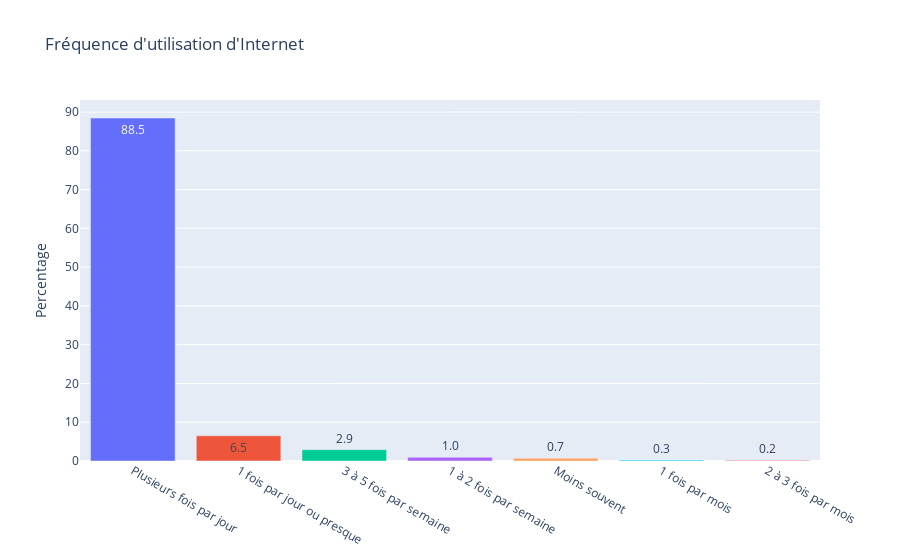
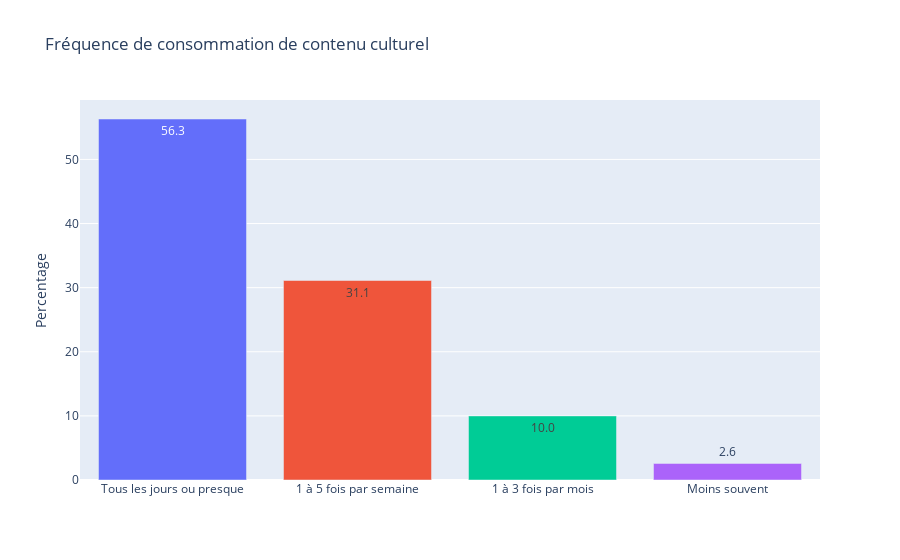

The notebook cell saved with these charts, in order:
### Code cell
# ============================================================
# 2️⃣ Fréquence d’usage d’Internet
# ============================================================

internet_freq = df["frequence_internet"].value_counts(normalize=True).mul(100).reset_index()
internet_freq.columns = ["Internet Usage Frequency", "Percentage"]

fig = px.bar(
    internet_freq,
    x="Internet Usage Frequency", y="Percentage",
    title="Fréquence d'utilisation d'Internet",
    text_auto=".1f", color="Internet Usage Frequency"
)
fig.update_layout(showlegend=False, xaxis_title=None)
fig.show()

# ============================================================
# 3️⃣ Fréquence de consommation culturelle
# ============================================================

cultural_freq = df["frequence_conso_culturelle"].value_counts(normalize=True).mul(100).reset_index()
cultural_freq.columns = ["Frequency", "Percentage"]

fig = px.bar(
    cultural_freq,
    x="Frequency", y="Percentage",
    title="Fréquence de consommation de contenu culturel",
    text_auto=".1f", color="Frequency"
)
fig.update_layout(showlegend=False, xaxis_title=None)
fig.show()

### Figure 1 — Plotly figure (JSON) as saved in the notebook; plotly's stock layout.template omitted (floating-point values rounded to 4 significant figures)
{"data": [{"hovertemplate": "Internet Usage Frequency=%{x}<br>Percentage=%{y}<extra></extra>", "legendgroup": "Plusieurs fois par jour", "marker": {"color": "#636efa", "pattern": {"shape": ""}}, "name": "Plusieurs fois par jour", "orientation": "v", "showlegend": true, "textposition": "auto", "texttemplate": "%{y:.1f}", "type": "bar", "x": ["Plusieurs fois par jour"], "xaxis": "x", "y": [88.45], "yaxis": "y"}, {"hovertemplate": "Internet Usage Frequency=%{x}<br>Percentage=%{y}<extra></extra>", "legendgroup": "1 fois par jour ou presque", "marker": {"color": "#EF553B", "pattern": {"shape": ""}}, "name": "1 fois par jour ou presque", "orientation": "v", "showlegend": true, "textposition": "auto", "texttemplate": "%{y:.1f}", "type": "bar", "x": ["1 fois par jour ou presque"], "xaxis": "x", "y": [6.508], "yaxis": "y"}, {"hovertemplate": "Internet Usage Frequency=%{x}<br>Percentage=%{y}<extra></extra>", "legendgroup": "3 à 5 fois par semaine", "marker": {"color": "#00cc96", "pattern": {"shape": ""}}, "name": "3 à 5 fois par semaine", "orientation": "v", "showlegend": true, "textposition": "auto", "texttemplate": "%{y:.1f}", "type": "bar", "x": ["3 à 5 fois par semaine"], "xaxis": "x", "y": [2.917], "yaxis": "y"}, {"hovertemplate": "Internet Usage Frequency=%{x}<br>Percentage=%{y}<extra></extra>", "legendgroup": "1 à 2 fois par semaine", "marker": {"color": "#ab63fa", "pattern": {"shape": ""}}, "name": "1 à 2 fois par semaine", "orientation": "v", "showlegend": true, "textposition": "auto", "texttemplate": "%{y:.1f}", "type": "bar", "x": ["1 à 2 fois par semaine"], "xaxis": "x", "y": [0.9722], "yaxis": "y"}, {"hovertemplate": "Internet Usage Frequency=%{x}<br>Percentage=%{y}<extra></extra>", "legendgroup": "Moins souvent", "marker": {"color": "#FFA15A", "pattern": {"shape": ""}}, "name": "Moins souvent", "orientation": "v", "showlegend": true, "textposition": "auto", "texttemplate": "%{y:.1f}", "type": "bar", "x": ["Moins souvent"], "xaxis": "x", "y": [0.6944], "yaxis": "y"}, {"hovertemplate": "Internet Usage Frequency=%{x}<br>Percentage=%{y}<extra></extra>", "legendgroup": "1 fois par mois", "marker": {"color": "#19d3f3", "pattern": {"shape": ""}}, "name": "1 fois par mois", "orientation": "v", "showlegend": true, "textposition": "auto", "texttemplate": "%{y:.1f}", "type": "bar", "x": ["1 fois par mois"], "xaxis": "x", "y": [0.2579], "yaxis": "y"}, {"hovertemplate": "Internet Usage Frequency=%{x}<br>Percentage=%{y}<extra></extra>", "legendgroup": "2 à 3 fois par mois", "marker": {"color": "#FF6692", "pattern": {"shape": ""}}, "name": "2 à 3 fois par mois", "orientation": "v", "showlegend": true, "textposition": "auto", "texttemplate": "%{y:.1f}", "type": "bar", "x": ["2 à 3 fois par mois"], "xaxis": "x", "y": [0.1984], "yaxis": "y"}], "layout": {"autosize": true, "barmode": "relative", "legend": {"title": {"text": "Internet Usage Frequency"}, "tracegroupgap": 0}, "showlegend": false, "title": {"text": "Fréquence d'utilisation d'Internet"}, "xaxis": {"anchor": "y", "autorange": true, "categoryarray": ["Plusieurs fois par jour", "1 fois par jour ou presque", "3 à 5 fois par semaine", "1 à 2 fois par semaine", "Moins souvent", "1 fois par mois", "2 à 3 fois par mois"], "categoryorder": "array", "domain": [0, 1], "range": [-0.5, 6.5], "title": {}, "type": "category"}, "yaxis": {"anchor": "x", "autorange": true, "domain": [0, 1], "range": [0, 93.11], "title": {"text": "Percentage"}, "type": "linear"}}}

### Figure 2 — Plotly figure (JSON) as saved in the notebook; plotly's stock layout.template omitted (floating-point values rounded to 4 significant figures)
{"data": [{"hovertemplate": "Frequency=%{x}<br>Percentage=%{y}<extra></extra>", "legendgroup": "Tous les jours ou presque", "marker": {"color": "#636efa", "pattern": {"shape": ""}}, "name": "Tous les jours ou presque", "orientation": "v", "showlegend": true, "textposition": "auto", "texttemplate": "%{y:.1f}", "type": "bar", "x": ["Tous les jours ou presque"], "xaxis": "x", "y": [56.31], "yaxis": "y"}, {"hovertemplate": "Frequency=%{x}<br>Percentage=%{y}<extra></extra>", "legendgroup": "1 à 5 fois par semaine", "marker": {"color": "#EF553B", "pattern": {"shape": ""}}, "name": "1 à 5 fois par semaine", "orientation": "v", "showlegend": true, "textposition": "auto", "texttemplate": "%{y:.1f}", "type": "bar", "x": ["1 à 5 fois par semaine"], "xaxis": "x", "y": [31.12], "yaxis": "y"}, {"hovertemplate": "Frequency=%{x}<br>Percentage=%{y}<extra></extra>", "legendgroup": "1 à 3 fois par mois", "marker": {"color": "#00cc96", "pattern": {"shape": ""}}, "name": "1 à 3 fois par mois", "orientation": "v", "showlegend": true, "textposition": "auto", "texttemplate": "%{y:.1f}", "type": "bar", "x": ["1 à 3 fois par mois"], "xaxis": "x", "y": [9.993], "yaxis": "y"}, {"hovertemplate": "Frequency=%{x}<br>Percentage=%{y}<extra></extra>", "legendgroup": "Moins souvent", "marker": {"color": "#ab63fa", "pattern": {"shape": ""}}, "name": "Moins souvent", "orientation": "v", "showlegend": true, "textposition": "auto", "texttemplate": "%{y:.1f}", "type": "bar", "x": ["Moins souvent"], "xaxis": "x", "y": [2.584], "yaxis": "y"}], "layout": {"autosize": true, "barmode": "relative", "legend": {"title": {"text": "Frequency"}, "tracegroupgap": 0}, "showlegend": false, "title": {"text": "Fréquence de consommation de contenu culturel"}, "xaxis": {"anchor": "y", "autorange": true, "categoryarray": ["Tous les jours ou presque", "1 à 5 fois par semaine", "1 à 3 fois par mois", "Moins souvent"], "categoryorder": "array", "domain": [0, 1], "range": [-0.5, 3.5], "title": {}, "type": "category"}, "yaxis": {"anchor": "x", "autorange": true, "domain": [0, 1], "range": [0, 59.27], "title": {"text": "Percentage"}, "type": "linear"}}}
